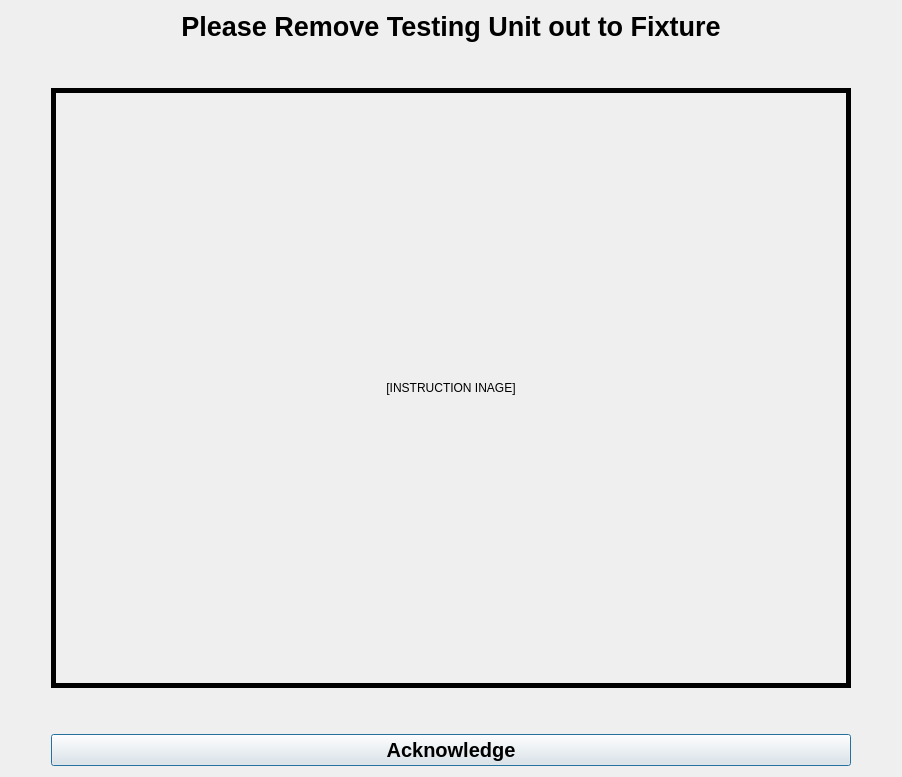
      <widget class="QWidget" name="FinishPage">
       <layout class="QVBoxLayout" name="verticalLayout_4">
        <item>
         <widget class="QLabel" name="label_6">
          <property name="sizePolicy">
           <sizepolicy hsizetype="Preferred" vsizetype="Fixed">
            <horstretch>0</horstretch>
            <verstretch>0</verstretch>
           </sizepolicy>
          </property>
          <property name="font">
           <font>
            <pointsize>20</pointsize>
            <weight>75</weight>
            <bold>true</bold>
           </font>
          </property>
          <property name="text">
           <string>Please Remove Testing Unit out to Fixture</string>
          </property>
          <property name="alignment">
           <set>Qt::AlignCenter</set>
          </property>
         </widget>
        </item>
        <item>
         <layout class="QGridLayout" name="gridLayout_7">
          <item row="1" column="1">
           <widget class="QLabel" name="remove_img">
            <property name="sizePolicy">
             <sizepolicy hsizetype="Fixed" vsizetype="Fixed">
              <horstretch>0</horstretch>
              <verstretch>0</verstretch>
             </sizepolicy>
            </property>
            <property name="minimumSize">
             <size>
              <width>800</width>
              <height>600</height>
             </size>
            </property>
            <property name="frameShape">
             <enum>QFrame::Box</enum>
            </property>
            <property name="lineWidth">
             <number>5</number>
            </property>
            <property name="text">
             <string>[INSTRUCTION INAGE]</string>
            </property>
            <property name="alignment">
             <set>Qt::AlignCenter</set>
            </property>
           </widget>
          </item>
          <item row="3" column="1">
           <widget class="QPushButton" name="FinishButton">
            <property name="font">
             <font>
              <pointsize>15</pointsize>
              <weight>75</weight>
              <bold>true</bold>
             </font>
            </property>
            <property name="text">
             <string>Acknowledge</string>
            </property>
            <property name="default">
             <bool>true</bool>
            </property>
           </widget>
          </item>
          <item row="1" column="0">
           <spacer name="horizontalSpacer_10">
            <property name="orientation">
             <enum>Qt::Horizontal</enum>
            </property>
            <property name="sizeHint" stdset="0">
             <size>
              <width>40</width>
              <height>20</height>
             </size>
            </property>
           </spacer>
          </item>
          <item row="1" column="2">
           <spacer name="horizontalSpacer_7">
            <property name="orientation">
             <enum>Qt::Horizontal</enum>
            </property>
            <property name="sizeHint" stdset="0">
             <size>
              <width>40</width>
              <height>20</height>
             </size>
            </property>
           </spacer>
          </item>
          <item row="0" column="1">
           <spacer name="verticalSpacer_6">
            <property name="orientation">
             <enum>Qt::Vertical</enum>
            </property>
            <property name="sizeType">
             <enum>QSizePolicy::Fixed</enum>
            </property>
            <property name="sizeHint" stdset="0">
             <size>
              <width>20</width>
              <height>40</height>
             </size>
            </property>
           </spacer>
          </item>
          <item row="2" column="1">
           <spacer name="verticalSpacer_5">
            <property name="orientation">
             <enum>Qt::Vertical</enum>
            </property>
            <property name="sizeType">
             <enum>QSizePolicy::Fixed</enum>
            </property>
            <property name="sizeHint" stdset="0">
             <size>
              <width>20</width>
              <height>40</height>
             </size>
            </property>
           </spacer>
          </item>
         </layout>
        </item>
       </layout>
      </widget>
